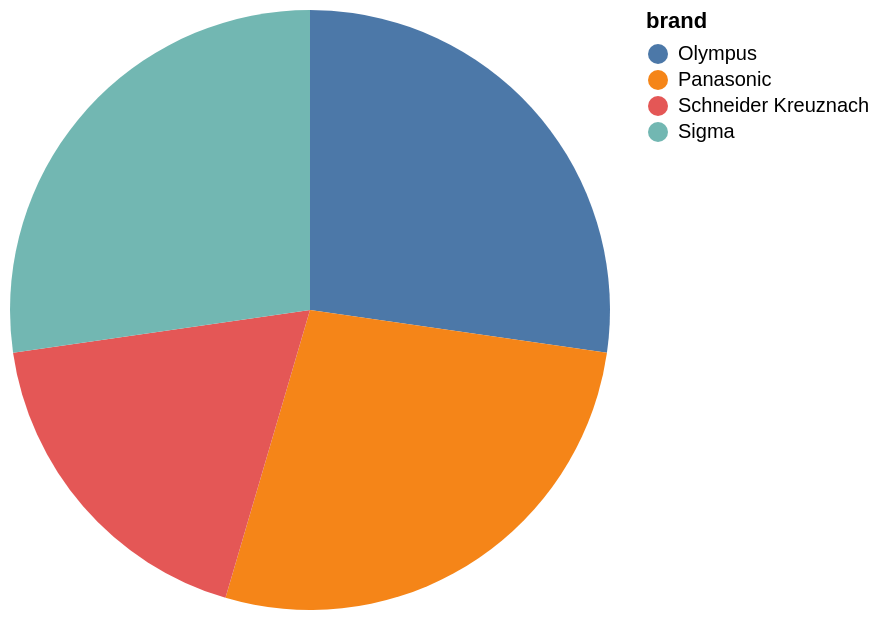

Express this chart as Vega-Lite.
### Vega-Lite specification from a JSON file in a GitHub repository (floating-point values rounded to 4 significant figures)
{"data": {"values": [{"x_data": "Olympus", "y_data": 3}, {"x_data": "Panasonic", "y_data": 3}, {"x_data": "Schneider Kreuznach", "y_data": 2}, {"x_data": "Sigma", "y_data": 3}]}, "mark": "arc", "encoding": {"theta": {"field": "y_data", "type": "quantitative", "title": "COUNT(brand)"}, "color": {"field": "x_data", "type": "nominal", "title": "brand"}}}
